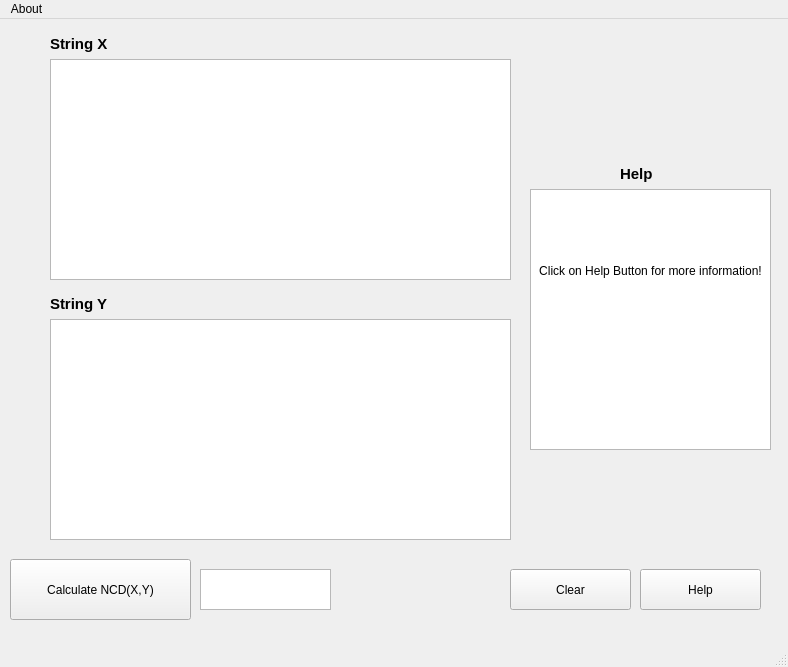
<?xml version="1.0" encoding="UTF-8"?>
<ui version="4.0">
 <class>MainWindow</class>
 <widget class="QMainWindow" name="MainWindow">
  <property name="geometry">
   <rect>
    <x>0</x>
    <y>0</y>
    <width>788</width>
    <height>667</height>
   </rect>
  </property>
  <property name="windowTitle">
   <string>MainWindow</string>
  </property>
  <widget class="QWidget" name="centralwidget">
   <widget class="QWidget" name="verticalLayoutWidget">
    <property name="geometry">
     <rect>
      <x>50</x>
      <y>40</y>
      <width>461</width>
      <height>221</height>
     </rect>
    </property>
    <layout class="QVBoxLayout" name="verticalLayout">
     <item>
      <widget class="QTextEdit" name="textEdit"/>
     </item>
    </layout>
   </widget>
   <widget class="QWidget" name="verticalLayoutWidget_2">
    <property name="geometry">
     <rect>
      <x>50</x>
      <y>300</y>
      <width>461</width>
      <height>221</height>
     </rect>
    </property>
    <layout class="QVBoxLayout" name="verticalLayout_2">
     <item>
      <widget class="QTextEdit" name="textEdit_2"/>
     </item>
    </layout>
   </widget>
   <widget class="QLabel" name="label">
    <property name="geometry">
     <rect>
      <x>50</x>
      <y>10</y>
      <width>101</width>
      <height>31</height>
     </rect>
    </property>
    <property name="text">
     <string>&lt;html&gt;&lt;head/&gt;&lt;body&gt;&lt;p&gt;&lt;span style=&quot; font-size:11pt; font-weight:700;&quot;&gt;String X&lt;/span&gt;&lt;/p&gt;&lt;/body&gt;&lt;/html&gt;</string>
    </property>
   </widget>
   <widget class="QLabel" name="label_2">
    <property name="geometry">
     <rect>
      <x>50</x>
      <y>270</y>
      <width>101</width>
      <height>31</height>
     </rect>
    </property>
    <property name="text">
     <string>&lt;html&gt;&lt;head/&gt;&lt;body&gt;&lt;p&gt;&lt;span style=&quot; font-size:11pt; font-weight:700;&quot;&gt;String Y&lt;/span&gt;&lt;/p&gt;&lt;/body&gt;&lt;/html&gt;</string>
    </property>
   </widget>
   <widget class="QPushButton" name="pushButton">
    <property name="geometry">
     <rect>
      <x>510</x>
      <y>550</y>
      <width>121</width>
      <height>41</height>
     </rect>
    </property>
    <property name="text">
     <string>Clear</string>
    </property>
   </widget>
   <widget class="QPushButton" name="pushButton_2">
    <property name="geometry">
     <rect>
      <x>640</x>
      <y>550</y>
      <width>121</width>
      <height>41</height>
     </rect>
    </property>
    <property name="text">
     <string>Help</string>
    </property>
   </widget>
   <widget class="QPushButton" name="pushButton_3">
    <property name="geometry">
     <rect>
      <x>10</x>
      <y>540</y>
      <width>181</width>
      <height>61</height>
     </rect>
    </property>
    <property name="text">
     <string>Calculate NCD(X,Y)</string>
    </property>
   </widget>
   <widget class="QTextBrowser" name="textBrowser">
    <property name="geometry">
     <rect>
      <x>200</x>
      <y>550</y>
      <width>131</width>
      <height>41</height>
     </rect>
    </property>
   </widget>
   <widget class="QWidget" name="verticalLayoutWidget_3">
    <property name="geometry">
     <rect>
      <x>530</x>
      <y>170</y>
      <width>241</width>
      <height>261</height>
     </rect>
    </property>
    <layout class="QVBoxLayout" name="verticalLayout_3">
     <item>
      <widget class="QTextBrowser" name="textBrowser_2">
       <property name="html">
        <string>&lt;!DOCTYPE HTML PUBLIC &quot;-//W3C//DTD HTML 4.0//EN&quot; &quot;http://www.w3.org/TR/REC-html40/strict.dtd&quot;&gt;
&lt;html&gt;&lt;head&gt;&lt;meta name=&quot;qrichtext&quot; content=&quot;1&quot; /&gt;&lt;meta charset=&quot;utf-8&quot; /&gt;&lt;style type=&quot;text/css&quot;&gt;
p, li { white-space: pre-wrap; }
&lt;/style&gt;&lt;/head&gt;&lt;body style=&quot; font-family:'Segoe UI'; font-size:9pt; font-weight:400; font-style:normal;&quot;&gt;
&lt;p align=&quot;center&quot; style=&quot;-qt-paragraph-type:empty; margin-top:0px; margin-bottom:0px; margin-left:0px; margin-right:0px; -qt-block-indent:0; text-indent:0px;&quot;&gt;&lt;br /&gt;&lt;/p&gt;
&lt;p align=&quot;center&quot; style=&quot;-qt-paragraph-type:empty; margin-top:0px; margin-bottom:0px; margin-left:0px; margin-right:0px; -qt-block-indent:0; text-indent:0px;&quot;&gt;&lt;br /&gt;&lt;/p&gt;
&lt;p align=&quot;center&quot; style=&quot;-qt-paragraph-type:empty; margin-top:0px; margin-bottom:0px; margin-left:0px; margin-right:0px; -qt-block-indent:0; text-indent:0px;&quot;&gt;&lt;br /&gt;&lt;/p&gt;
&lt;p align=&quot;center&quot; style=&quot;-qt-paragraph-type:empty; margin-top:0px; margin-bottom:0px; margin-left:0px; margin-right:0px; -qt-block-indent:0; text-indent:0px;&quot;&gt;&lt;br /&gt;&lt;/p&gt;
&lt;p align=&quot;center&quot; style=&quot;-qt-paragraph-type:empty; margin-top:0px; margin-bottom:0px; margin-left:0px; margin-right:0px; -qt-block-indent:0; text-indent:0px;&quot;&gt;&lt;br /&gt;&lt;/p&gt;
&lt;p align=&quot;center&quot; style=&quot; margin-top:0px; margin-bottom:0px; margin-left:0px; margin-right:0px; -qt-block-indent:0; text-indent:0px;&quot;&gt;Click on Help Button for more information!&lt;/p&gt;&lt;/body&gt;&lt;/html&gt;</string>
       </property>
      </widget>
     </item>
    </layout>
   </widget>
   <widget class="QLabel" name="label_3">
    <property name="geometry">
     <rect>
      <x>620</x>
      <y>140</y>
      <width>41</width>
      <height>31</height>
     </rect>
    </property>
    <property name="text">
     <string>&lt;html&gt;&lt;head/&gt;&lt;body&gt;&lt;p&gt;&lt;span style=&quot; font-size:11pt; font-weight:700;&quot;&gt;Help&lt;/span&gt;&lt;/p&gt;&lt;/body&gt;&lt;/html&gt;</string>
    </property>
   </widget>
  </widget>
  <widget class="QMenuBar" name="menubar">
   <property name="geometry">
    <rect>
     <x>0</x>
     <y>0</y>
     <width>788</width>
     <height>26</height>
    </rect>
   </property>
   <widget class="QMenu" name="menuAbout">
    <property name="title">
     <string>About</string>
    </property>
    <addaction name="actionCreator"/>
   </widget>
   <addaction name="menuAbout"/>
  </widget>
  <widget class="QStatusBar" name="statusbar"/>
  <action name="actionCreator">
   <property name="text">
    <string>Creator</string>
   </property>
  </action>
 </widget>
 <resources/>
 <connections/>
</ui>
